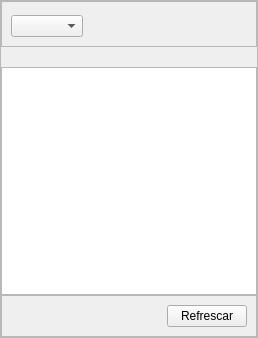
          <widget class="QWidget" name="pageProCatalogo">
           <layout class="QVBoxLayout" name="verticalLayout_21">
            <property name="spacing">
             <number>0</number>
            </property>
            <property name="leftMargin">
             <number>0</number>
            </property>
            <property name="topMargin">
             <number>0</number>
            </property>
            <property name="rightMargin">
             <number>0</number>
            </property>
            <property name="bottomMargin">
             <number>0</number>
            </property>
            <item>
             <widget class="QFrame" name="frame_48">
              <property name="sizePolicy">
               <sizepolicy hsizetype="Preferred" vsizetype="Preferred">
                <horstretch>0</horstretch>
                <verstretch>32</verstretch>
               </sizepolicy>
              </property>
              <property name="frameShape">
               <enum>QFrame::Shape::StyledPanel</enum>
              </property>
              <property name="frameShadow">
               <enum>QFrame::Shadow::Raised</enum>
              </property>
              <layout class="QGridLayout" name="gridLayout_23">
               <property name="leftMargin">
                <number>0</number>
               </property>
               <property name="topMargin">
                <number>0</number>
               </property>
               <property name="rightMargin">
                <number>0</number>
               </property>
               <property name="bottomMargin">
                <number>0</number>
               </property>
               <property name="spacing">
                <number>0</number>
               </property>
               <item row="2" column="0">
                <spacer name="horizontalSpacer_34">
                 <property name="orientation">
                  <enum>Qt::Orientation::Horizontal</enum>
                 </property>
                 <property name="sizeHint" stdset="0">
                  <size>
                   <width>40</width>
                   <height>20</height>
                  </size>
                 </property>
                </spacer>
               </item>
               <item row="3" column="0">
                <widget class="QTableView" name="tablaInventario_4">
                 <property name="sizePolicy">
                  <sizepolicy hsizetype="Expanding" vsizetype="Expanding">
                   <horstretch>0</horstretch>
                   <verstretch>10</verstretch>
                  </sizepolicy>
                 </property>
                 <property name="editTriggers">
                  <set>QAbstractItemView::EditTrigger::NoEditTriggers</set>
                 </property>
                 <property name="alternatingRowColors">
                  <bool>true</bool>
                 </property>
                 <property name="selectionMode">
                  <enum>QAbstractItemView::SelectionMode::SingleSelection</enum>
                 </property>
                 <property name="selectionBehavior">
                  <enum>QAbstractItemView::SelectionBehavior::SelectRows</enum>
                 </property>
                 <property name="sortingEnabled">
                  <bool>true</bool>
                 </property>
                </widget>
               </item>
               <item row="4" column="0">
                <widget class="QFrame" name="frame_49">
                 <property name="sizePolicy">
                  <sizepolicy hsizetype="Preferred" vsizetype="Preferred">
                   <horstretch>0</horstretch>
                   <verstretch>1</verstretch>
                  </sizepolicy>
                 </property>
                 <property name="frameShape">
                  <enum>QFrame::Shape::StyledPanel</enum>
                 </property>
                 <property name="frameShadow">
                  <enum>QFrame::Shadow::Raised</enum>
                 </property>
                 <layout class="QHBoxLayout" name="horizontalLayout_24">
                  <item>
                   <spacer name="horizontalSpacer_35">
                    <property name="orientation">
                     <enum>Qt::Orientation::Horizontal</enum>
                    </property>
                    <property name="sizeHint" stdset="0">
                     <size>
                      <width>40</width>
                      <height>20</height>
                     </size>
                    </property>
                   </spacer>
                  </item>
                  <item>
                   <widget class="QPushButton" name="actionRefrescar_6">
                    <property name="toolTip">
                     <string>Recargar tabla</string>
                    </property>
                    <property name="text">
                     <string>Refrescar</string>
                    </property>
                    <property name="shortcut">
                     <string>F5</string>
                    </property>
                   </widget>
                  </item>
                 </layout>
                </widget>
               </item>
               <item row="1" column="0">
                <widget class="QFrame" name="frame_50">
                 <property name="sizePolicy">
                  <sizepolicy hsizetype="Preferred" vsizetype="Preferred">
                   <horstretch>0</horstretch>
                   <verstretch>2</verstretch>
                  </sizepolicy>
                 </property>
                 <property name="frameShape">
                  <enum>QFrame::Shape::StyledPanel</enum>
                 </property>
                 <property name="frameShadow">
                  <enum>QFrame::Shadow::Raised</enum>
                 </property>
                 <layout class="QGridLayout" name="gridLayout_10">
                  <item row="0" column="0">
                   <spacer name="verticalSpacer_3">
                    <property name="orientation">
                     <enum>Qt::Orientation::Vertical</enum>
                    </property>
                    <property name="sizeHint" stdset="0">
                     <size>
                      <width>20</width>
                      <height>40</height>
                     </size>
                    </property>
                   </spacer>
                  </item>
                  <item row="1" column="0">
                   <widget class="QComboBox" name="comboBox_2"/>
                  </item>
                  <item row="1" column="1">
                   <spacer name="horizontalSpacer_12">
                    <property name="orientation">
                     <enum>Qt::Orientation::Horizontal</enum>
                    </property>
                    <property name="sizeHint" stdset="0">
                     <size>
                      <width>40</width>
                      <height>20</height>
                     </size>
                    </property>
                   </spacer>
                  </item>
                 </layout>
                </widget>
               </item>
              </layout>
             </widget>
            </item>
           </layout>
          </widget>
